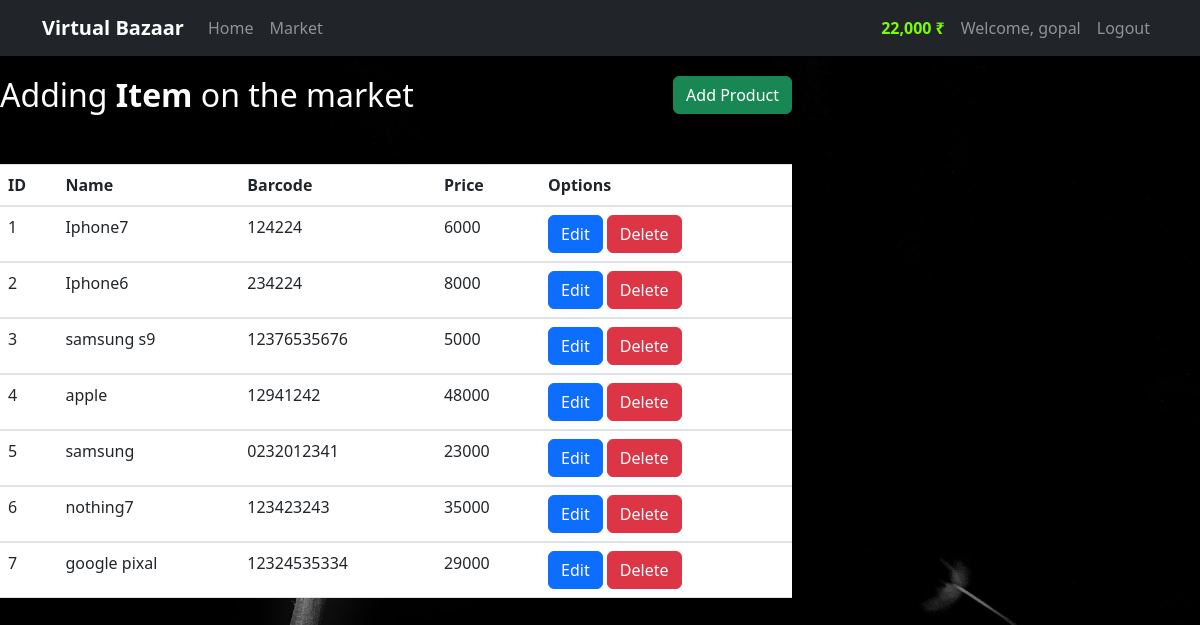
The app's page /admin (signed in) with its own data.
### market/module.py (models this page shows, shortened)
class User(db1.Model,UserMixin):
    id = db1.Column(db1.Integer(),primary_key = True)
    username = db1.Column(db1.String(30),nullable=False,unique = True)
    email_address = db1.Column(db1.String(50),nullable = False,unique =True)
    password_hash = db1.Column(db1.String(60),nullable = False)
    budget = db1.Column(db1.Integer(),nullable = False,default = 100000)
    item = db1.relationship ('Item',backref='owned_user',lazy = True)
    @property
    def prettier_budget(self):
        if len(str(self.budget))>=4:
               return f'{str(self.budget)[:-3]},{str(self.budget)[-3:]} ₹'
        else:
            return f'{self.budget} ₹'
    @property
    def password(self):
        return self.password

class Item(db1.Model,UserMixin):
    id = db1.Column(db1.Integer(),primary_key = True)
    name = db1.Column(db1.String(length=30),nullable = False, unique = True)
    price = db1.Column(db1.Integer(),nullable = False)
    barcode =  db1.Column(db1.String(length=15),nullable = False, unique = True)
    description =  db1.Column(db1.String(length=1024),nullable = False, unique = True)
    owner = db1.Column(db1.Integer(),db1.ForeignKey('user.id'))

### market/route.py (the view)
@app.route('/admin')
def admin_page():
    all_data = Item.query.all()
    return render_template('admin.html',items = all_data)

### market/__init__.py (called while the page is built)
@login_manager.user_loader
def load_user(user_id):
    return User.query.get(str(user_id))

### market/templates/admin.html (shortened to what this page needs)
  {% extends 'base.html' %}
{% block content %}
<div class="row " style="margin-top: 20px;">
  <div class="col-8">
      <h2 style="color: white;">Adding <b>Item</b> on the market  <button type="button" class="btn btn-success float-right" data-toggle="modal" data-target="#exampleModalLong">
        Add Product
      </button></h2>
      <table class="table table-hover table-white custom-margin" >
          <thead>
             <tr>
                 <th scope="col">ID</th>
                 <th scope="col">Name</th>
                 <th scope="col">Barcode</th>
                 <th scope="col">Price</th>
                 <th scope="col">Options</th>
             </tr>
          </thead>
          <tbody>
           {% for row in items  %}
             <tr>
                 <td>{{row.id}}</td>
                 <td>{{row.name}}</td>
                 <td>{{row.barcode}}</td>
                 <td>{{row.price}}</td>
                 <td><button href="/update/{{row.id}}"type="button" class="btn btn-primary" data-toggle="modal" data-target="#exampleModalLongg{{row.id}}">
                  Edit
                </button>
                     <button href="/delete/{{row.id}}/" class="btn btn-outline btn-danger " onclick="return delete('Are You Delete this item ?')">Delete</button>
                 </td>
             </tr>
          </tbody>
          {%  endfor %}
         </table>
  </div>
{% endblock %}

### market/templates/base.html (shortened to what this page needs)
<!DOCTYPE html>
<html lang="en">
<head>
  <link rel="stylesheet" href="https://stackpath.bootstrapcdn.com/bootstrap/4.5.2/css/bootstrap.min.css">
  <link rel="stylesheet" href="https://cdn.jsdelivr.net/npm/bootstrap@5.3.0/dist/css/bootstrap.min.css">
</head>
<body class="bg-black" >
  <nav class="navbar navbar-expand-lg navbar-dark bg-dark ">
    <div class="container">
      <a class="navbar-brand logo" href="{{url_for('home_page')}}">Virtual Bazaar</a>
      <div class="collapse navbar-collapse" id="navbarNav">
        <ul class="navbar-nav">
          <li class="nav-item">
            <a class="nav-link" href="{{url_for('home_page')}}">Home</a>
          </li>
          <li class="nav-item">
            <a class="nav-link" href="{{url_for('Market_page')}}">Market</a>
          </li>
        </ul>
      </div>
      {% if current_user.is_authenticated %}
      <ul class="navbar-nav">
        <li class="new-item">
          <a  class="nav-link" style="color: lawngreen; font-weight: bold;">
            {{current_user.prettier_budget}}
          </a>
        </li>
      </ul>
      <ul class="navbar-nav">
        <li class="new-item">
          <a  class="nav-link">Welcome, {{current_user.username}}</a>
        </li>
      </ul>
      <ul class="navbar-nav">
        <li class="new-item">
          <a href="{{url_for('logout_page')}}" class="nav-link">Logout</a>
        </li>
      </ul>
      {% else %}
      <div class="nav-buttons">
        <a href="{{url_for('login_page')}}" class="btn btn-secondary">Login</a>
        <a href="{{url_for('register_page')}}" class="btn btn-primary">Signup</a>
      </div>
      {% endif %}
    </div>
  </nav>
 {% block content %}
  {% endblock %}
</body>
</html

### records on screen
User: prettier_budget "22,000 ₹", username "gopal"
Item: id "1", name "Iphone7", barcode "124224", price "6000"
Item: id "2", name "Iphone6", barcode "234224", price "8000"
Item: id "3", name "samsung s9", barcode "12376535676", price "5000"
Item: id "4", name "apple", barcode "12941242", price "48000"
Item: id "5", name "samsung", barcode "0232012341", price "23000"
Item: id "6", name "nothing7", barcode "123423243", price "35000"
Item: id "7", name "google pixal", barcode "12324535334", price "29000"
